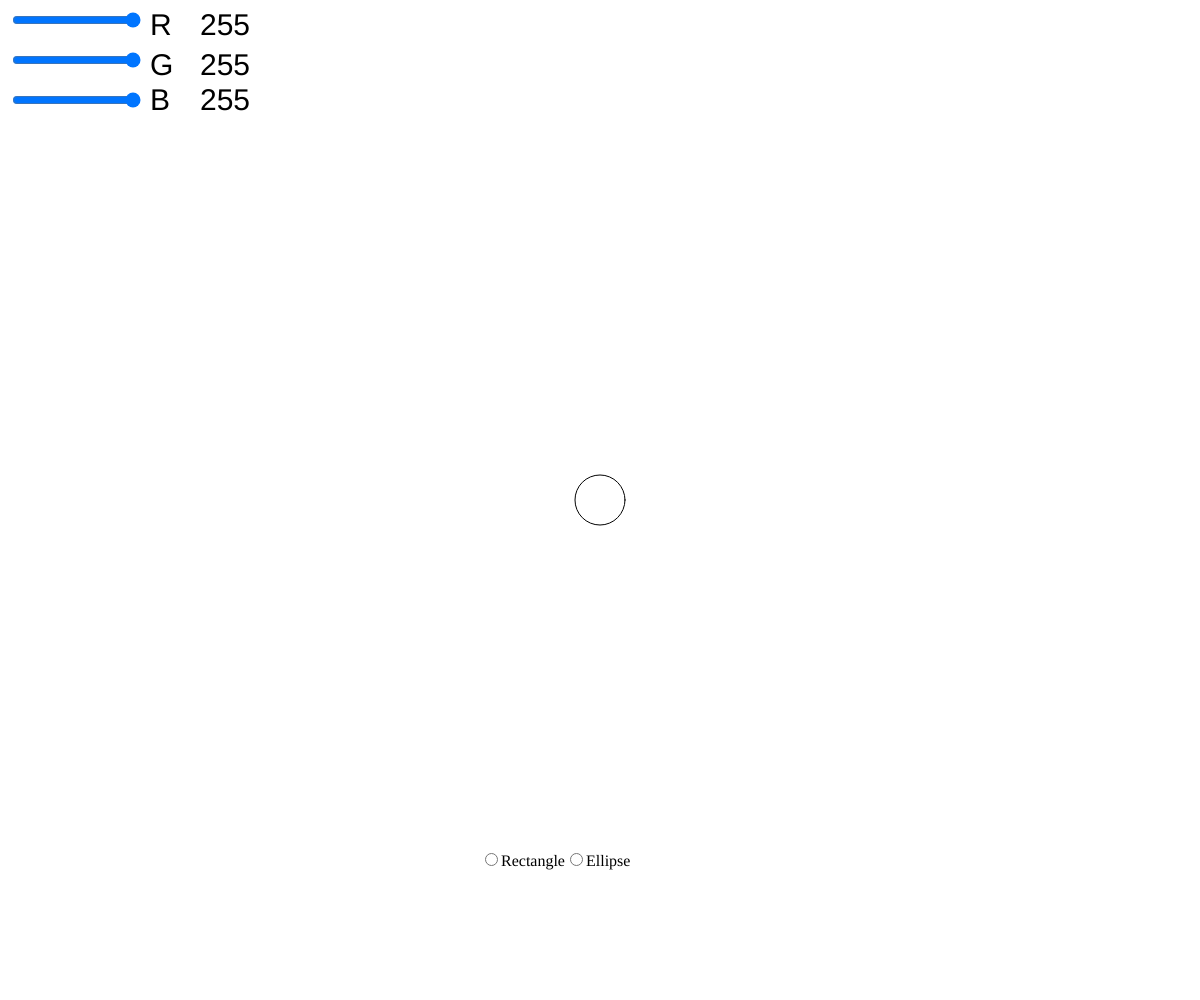
Frame 1 (no input)
Frame 60 (no input): identical to frame 1, image omitted
Frame 120 (the mouse pressed at the canvas centre since frame 60): identical to frame 1, image omitted

The p5.js sketch that drew this single still picture (run headless with seeded random() and noise() and a simulated clock; from frame 60 on, the mouse is pressed at the canvas centre):

// p5.js sketch
// ── sketch.js
// Project Title
// Your Name
// Date
//
// Extra for Experts:
// - describe what you did to take this project "above and beyond"

let sliderR;
let sliderG;
let sliderB;
let radio;
let colourPicker;

function setup() {
  createCanvas(windowWidth, windowHeight);
  sliderR = createSlider(0,255,255);
  sliderR.position(10,10);
  sliderG = createSlider(0,255,255);
  sliderG.position(10,50);
  sliderB = createSlider(0,255,255);
  sliderB.position(10,90);
  rectMode(CENTER);
  radio = createRadio();
  radio.position(width/2-120,height-150);
  radio.option("Rectangle");
  radio.value("Rectangle");
  radio.option("Ellipse");
  colourPicker = createColorPicker("#aa55ff");
}

function draw() {
  background(sliderR.value(),sliderG.value(),sliderB.value());
  textSize(30);
  text("R",150,35);
  text(sliderR.value(),200,35);
  text("G",150,75);
  text(sliderG.value(),200,75);
  text("B",150,110);
  text(sliderB.value(),200,110);
  if (radio.value() === "Rectangle") {
    rect(width/2,height/2,50,50);
  }
  else {
    ellipse(width/2,height/2,50,50);
  }
}
